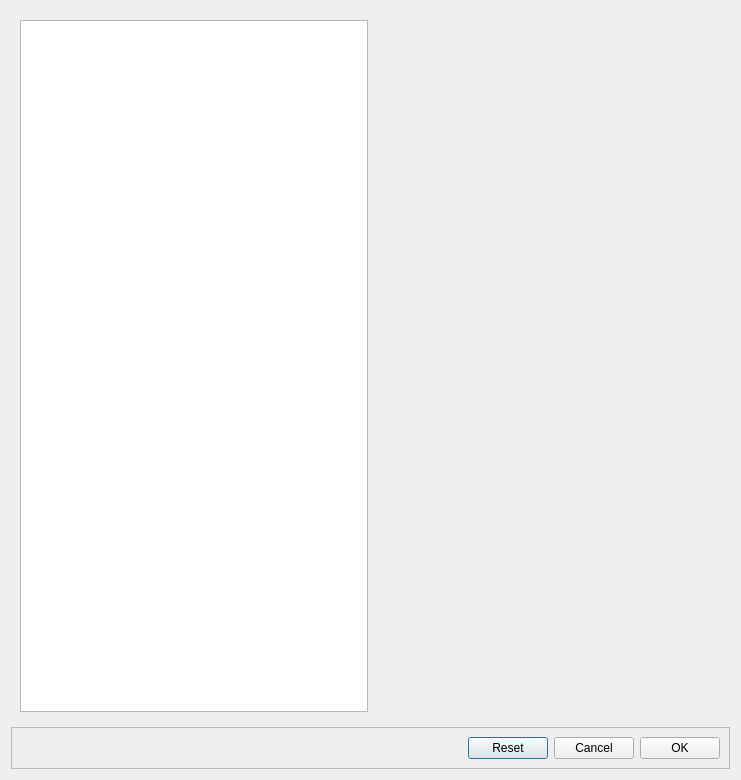
<?xml version="1.0" encoding="UTF-8"?>
<ui version="4.0">
 <class>PreferencesDialog</class>
 <widget class="QDialog" name="PreferencesDialog">
  <property name="geometry">
   <rect>
    <x>0</x>
    <y>0</y>
    <width>741</width>
    <height>780</height>
   </rect>
  </property>
  <property name="windowTitle">
   <string>Preferences</string>
  </property>
  <property name="modal">
   <bool>true</bool>
  </property>
  <layout class="QVBoxLayout" name="verticalLayout">
   <item>
    <widget class="QWidget" name="widget" native="true">
     <property name="sizePolicy">
      <sizepolicy hsizetype="Expanding" vsizetype="Expanding">
       <horstretch>0</horstretch>
       <verstretch>0</verstretch>
      </sizepolicy>
     </property>
     <layout class="QHBoxLayout" name="horizontalLayout">
      <item>
       <widget class="QListView" name="groupListView">
        <property name="editTriggers">
         <set>QAbstractItemView::NoEditTriggers</set>
        </property>
        <property name="showDropIndicator" stdset="0">
         <bool>false</bool>
        </property>
       </widget>
      </item>
      <item>
       <widget class="QWidget" name="targetWidget" native="true">
        <property name="sizePolicy">
         <sizepolicy hsizetype="Expanding" vsizetype="Expanding">
          <horstretch>0</horstretch>
          <verstretch>0</verstretch>
         </sizepolicy>
        </property>
        <layout class="QFormLayout" name="formLayout"/>
       </widget>
      </item>
     </layout>
    </widget>
   </item>
   <item>
    <widget class="QFrame" name="buttonFrame">
     <property name="frameShape">
      <enum>QFrame::StyledPanel</enum>
     </property>
     <property name="frameShadow">
      <enum>QFrame::Raised</enum>
     </property>
     <layout class="QHBoxLayout" name="horizontalLayout_2">
      <item>
       <spacer name="horizontalSpacer">
        <property name="orientation">
         <enum>Qt::Horizontal</enum>
        </property>
        <property name="sizeHint" stdset="0">
         <size>
          <width>40</width>
          <height>20</height>
         </size>
        </property>
       </spacer>
      </item>
      <item>
       <widget class="QPushButton" name="resetButton">
        <property name="text">
         <string>Reset</string>
        </property>
       </widget>
      </item>
      <item>
       <widget class="QPushButton" name="cancelButton">
        <property name="text">
         <string>Cancel</string>
        </property>
       </widget>
      </item>
      <item>
       <widget class="QPushButton" name="okButton">
        <property name="text">
         <string>OK</string>
        </property>
       </widget>
      </item>
     </layout>
    </widget>
   </item>
  </layout>
 </widget>
 <resources/>
 <connections/>
</ui>
